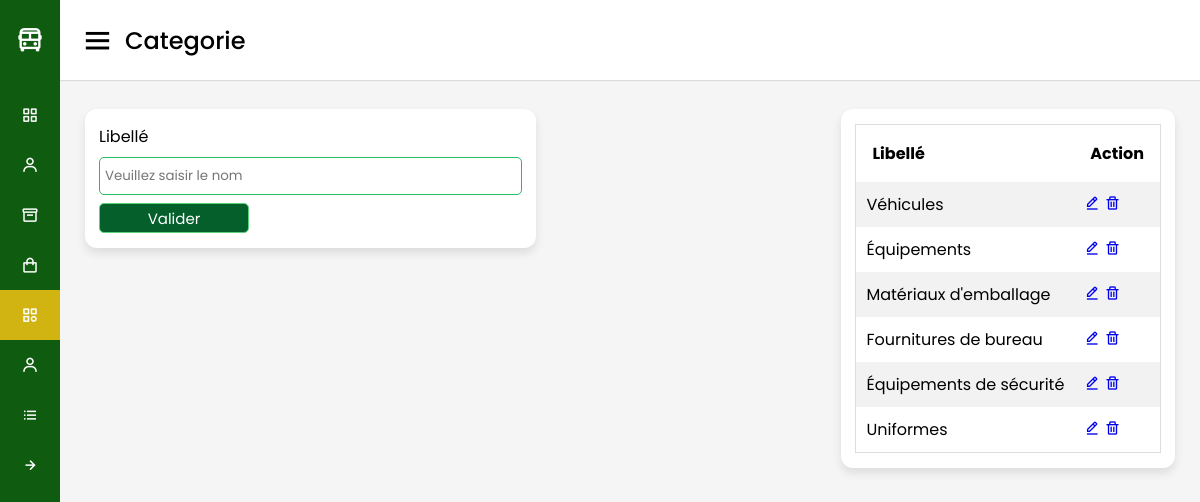
The page /vue/categorie.php on the database its author committed.
### tables this page shows
CREATE TABLE `categorie_article` (
  `id` int(11) NOT NULL,
  `libelle_categorie` varchar(70) NOT NULL
);

### model/function.php (called while the page is built, shortened)
<?php
function getCategorie($id=null)
{
    if (!empty($id)) {
        $sql= "SELECT * FROM categorie_article WHERE id=?";
        $req= $GLOBALS['connexion']->prepare($sql);
        $req->execute(array($id));
        return $req->fetch();
        }
    else {
        $sql= "SELECT * FROM categorie_article";
        $req= $GLOBALS['connexion']->prepare($sql);
        $req->execute();
        return $req->fetchAll();
    }
}

### vue/categorie.php (the view, shortened to what this page needs)
<?php
include 'entete.php';
?>
<div class="home-content">
    <div class="overview-boxes">
        <div class="box">
            <form action="<?= !empty($_GET['id']) ? "../model/modifCategorie.php" : "../model/ajoutCategorie.php" ?>" method="post">
                <label for="libelle_categorie">Libellé</label>
                <input value="<?= !empty($_GET['id']) ? $categorie['libelle_categorie'] : "" ?>" type="text" name="libelle_categorie" id="libelle_categorie" placeholder="Veuillez saisir le nom">
                <button type="submit">Valider</button>
            </form>
        </div>
        <div class="box">
            <table class="mtable">
                <tr>
                    <th>Libellé</th>
                    <th>Action</th>
                </tr>
                <?php
                    $categories = getCategorie();
                    if(!empty($categories) && is_array($categories)){
                        foreach ($categories as $key => $value) {
                        ?>
                        <tr>
                            <td><?= $value['libelle_categorie'] ?></td>
                            <td>
                                <a href="?id=<?= $value['id'] ?>"><i class='bx bx-edit-alt'></i></a>
                                <a href="../model/suppcategorie.php?id=<?= $value['id'] ?>" onclick="return confirm('Êtes-vous sûr de vouloir supprimer cette catégorie?')"><i class='bx bx-trash'></i></a>
                            </td>
                        </tr>
                        <?php
                        }
                    }
                ?>
            </table>
        </div>
    </div>
</div>
<?php
include 'pied.php';
?>

### public/style.css (style rules this page uses)
* { margin: 0; padding: 0; box-sizing: border-box; font-family: "Poppins", sans-serif; }
.home-section .home-content { position: relative; padding-top: 104px; }
.home-content .overview-boxes { display: flex; align-items: flex-start; justify-content: space-between; flex-wrap: nowrap; padding: 0 20px; margin-bottom: 26px; }
.overview-boxes .box { display: flex; align-items: center; justify-content: center; min-width: calc(100% / 4 - 15px); background: #fff; padding: 15px 14px; border-radius: 12px; box-shadow: 0 5px 10px rgba(0, 0, 0, 0.1); margin: 5px; }
input, textarea, select { margin-bottom: 10px; box-sizing: border-box; width: 100%; margin: 8px 0; padding: 8px 5px; border-radius: 5px; border: 1px solid #25bc64; }
button { background-color: rgb(4, 95, 43); color: white; width: 150px; height: 30px; border: 1px solid #5cd27d; font-size: 15px; border-radius: 5px; }
label { display: block; }
form { width: 100%; }
table.mtable { width: 100%; border-collapse: collapse; width: 100%; border: 1px solid #ddd; }
th, td { text-align: left; padding: 16px; }
table.mtable tr:nth-child(even) { background: #f2f2f2; }
table.mtable td { padding: 10px; }

### rows shown on the page
categorie_article: libelle_categorie "Véhicules"
categorie_article: libelle_categorie "Équipements"
categorie_article: libelle_categorie "Matériaux d'emballage"
categorie_article: libelle_categorie "Fournitures de bureau"
categorie_article: libelle_categorie "Équipements de sécurité"
categorie_article: libelle_categorie "Uniformes"

### other values the page prints
str_replace(".php", "",basename($_SERVER['PHP_SELF'])) "Categorie"
